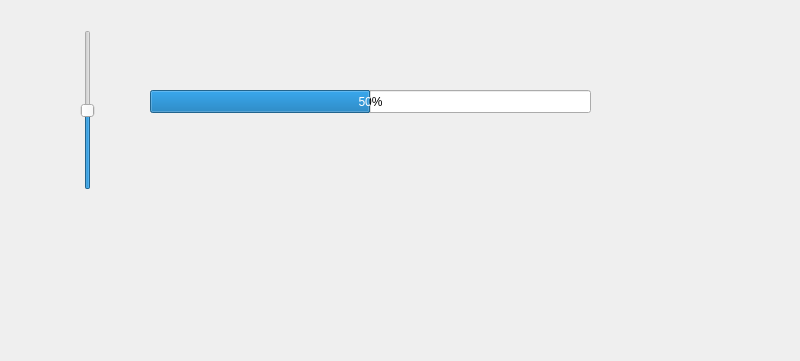
<?xml version="1.0" encoding="UTF-8"?>
<ui version="4.0">
 <class>Widget</class>
 <widget class="QWidget" name="Widget">
  <property name="geometry">
   <rect>
    <x>0</x>
    <y>0</y>
    <width>800</width>
    <height>361</height>
   </rect>
  </property>
  <property name="windowTitle">
   <string>Widget</string>
  </property>
  <widget class="QProgressBar" name="progressBar">
   <property name="geometry">
    <rect>
     <x>150</x>
     <y>90</y>
     <width>441</width>
     <height>23</height>
    </rect>
   </property>
   <property name="value">
    <number>50</number>
   </property>
  </widget>
  <widget class="QSlider" name="verticalSlider">
   <property name="geometry">
    <rect>
     <x>80</x>
     <y>30</y>
     <width>16</width>
     <height>160</height>
    </rect>
   </property>
   <property name="maximum">
    <number>100</number>
   </property>
   <property name="value">
    <number>50</number>
   </property>
   <property name="orientation">
    <enum>Qt::Orientation::Vertical</enum>
   </property>
  </widget>
 </widget>
 <resources/>
 <connections/>
</ui>
